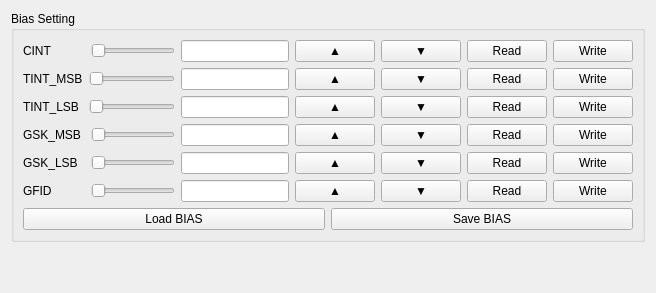
     <widget class="QWidget" name="tabDetector">
      <attribute name="title">
       <string>Detector</string>
      </attribute>
      <layout class="QVBoxLayout" name="verticalLayout">
       <item>
        <widget class="QGroupBox" name="groupBias">
         <property name="sizePolicy">
          <sizepolicy hsizetype="Preferred" vsizetype="Preferred">
           <horstretch>0</horstretch>
           <verstretch>0</verstretch>
          </sizepolicy>
         </property>
         <property name="title">
          <string>Bias Setting</string>
         </property>
         <layout class="QVBoxLayout" name="_11">
          <item>
           <layout class="QHBoxLayout" name="_12">
            <item>
             <widget class="QLabel" name="label_6">
              <property name="text">
               <string>CINT          </string>
              </property>
             </widget>
            </item>
            <item>
             <widget class="QSlider" name="horizontalSlider_CINT">
              <property name="maximum">
               <number>255</number>
              </property>
              <property name="orientation">
               <enum>Qt::Horizontal</enum>
              </property>
             </widget>
            </item>
            <item>
             <widget class="QLineEdit" name="lineEdit_CINT">
              <property name="readOnly">
               <bool>false</bool>
              </property>
             </widget>
            </item>
            <item>
             <widget class="QPushButton" name="btn_CINT_countup">
              <property name="text">
               <string>▲</string>
              </property>
             </widget>
            </item>
            <item>
             <widget class="QPushButton" name="btn_CINT_countdown">
              <property name="text">
               <string>▼</string>
              </property>
             </widget>
            </item>
            <item>
             <widget class="QPushButton" name="btn_CINT_Read">
              <property name="text">
               <string>Read</string>
              </property>
             </widget>
            </item>
            <item>
             <widget class="QPushButton" name="btn_CINT_Write">
              <property name="text">
               <string>Write</string>
              </property>
             </widget>
            </item>
           </layout>
          </item>
          <item>
           <layout class="QHBoxLayout" name="_13">
            <item>
             <widget class="QLabel" name="label_7">
              <property name="text">
               <string>TINT_MSB</string>
              </property>
             </widget>
            </item>
            <item>
             <widget class="QSlider" name="horizontalSlider_TINT_MSB">
              <property name="maximum">
               <number>79</number>
              </property>
              <property name="orientation">
               <enum>Qt::Horizontal</enum>
              </property>
             </widget>
            </item>
            <item>
             <widget class="QLineEdit" name="lineEdit_TINT_MSB">
              <property name="readOnly">
               <bool>false</bool>
              </property>
             </widget>
            </item>
            <item>
             <widget class="QPushButton" name="btn_TINT_MSB_countup">
              <property name="text">
               <string>▲</string>
              </property>
             </widget>
            </item>
            <item>
             <widget class="QPushButton" name="btn_TINT_MSB_countdown">
              <property name="text">
               <string>▼</string>
              </property>
             </widget>
            </item>
            <item>
             <widget class="QPushButton" name="btn_TINT_MSB_Read">
              <property name="text">
               <string>Read</string>
              </property>
             </widget>
            </item>
            <item>
             <widget class="QPushButton" name="btn_TINT_MSB_Write">
              <property name="text">
               <string>Write</string>
              </property>
             </widget>
            </item>
           </layout>
          </item>
          <item>
           <layout class="QHBoxLayout" name="_14">
            <item>
             <widget class="QLabel" name="label_8">
              <property name="text">
               <string>TINT_LSB </string>
              </property>
             </widget>
            </item>
            <item>
             <widget class="QSlider" name="horizontalSlider_TINT_LSB">
              <property name="maximum">
               <number>255</number>
              </property>
              <property name="orientation">
               <enum>Qt::Horizontal</enum>
              </property>
             </widget>
            </item>
            <item>
             <widget class="QLineEdit" name="lineEdit_TINT_LSB">
              <property name="readOnly">
               <bool>false</bool>
              </property>
             </widget>
            </item>
            <item>
             <widget class="QPushButton" name="btn_TINT_LSB_countup">
              <property name="text">
               <string>▲</string>
              </property>
             </widget>
            </item>
            <item>
             <widget class="QPushButton" name="btn_TINT_LSB_countdown">
              <property name="text">
               <string>▼</string>
              </property>
             </widget>
            </item>
            <item>
             <widget class="QPushButton" name="btn_TINT_LSB_Read">
              <property name="text">
               <string>Read</string>
              </property>
             </widget>
            </item>
            <item>
             <widget class="QPushButton" name="btn_TINT_LSB_Write">
              <property name="text">
               <string>Write</string>
              </property>
             </widget>
            </item>
           </layout>
          </item>
          <item>
           <layout class="QHBoxLayout" name="_15">
            <item>
             <widget class="QLabel" name="label_9">
              <property name="text">
               <string>GSK_MSB </string>
              </property>
             </widget>
            </item>
            <item>
             <widget class="QSlider" name="horizontalSlider_GSK_MSB">
              <property name="minimum">
               <number>1</number>
              </property>
              <property name="maximum">
               <number>7</number>
              </property>
              <property name="orientation">
               <enum>Qt::Horizontal</enum>
              </property>
             </widget>
            </item>
            <item>
             <widget class="QLineEdit" name="lineEdit_GSK_MSB">
              <property name="readOnly">
               <bool>false</bool>
              </property>
             </widget>
            </item>
            <item>
             <widget class="QPushButton" name="btn_GSK_MSB_countup">
              <property name="text">
               <string>▲</string>
              </property>
             </widget>
            </item>
            <item>
             <widget class="QPushButton" name="btn_GSK_MSB_countdown">
              <property name="text">
               <string>▼</string>
              </property>
             </widget>
            </item>
            <item>
             <widget class="QPushButton" name="btn_GSK_MSB_Read">
              <property name="text">
               <string>Read</string>
              </property>
             </widget>
            </item>
            <item>
             <widget class="QPushButton" name="btn_GSK_MSB_Write">
              <property name="text">
               <string>Write</string>
              </property>
             </widget>
            </item>
           </layout>
          </item>
          <item>
           <layout class="QHBoxLayout" name="_16">
            <item>
             <widget class="QLabel" name="label_10">
              <property name="text">
               <string>GSK_LSB  </string>
              </property>
             </widget>
            </item>
            <item>
             <widget class="QSlider" name="horizontalSlider_GSK_LSB">
              <property name="maximum">
               <number>255</number>
              </property>
              <property name="orientation">
               <enum>Qt::Horizontal</enum>
              </property>
             </widget>
            </item>
            <item>
             <widget class="QLineEdit" name="lineEdit_GSK_LSB">
              <property name="readOnly">
               <bool>false</bool>
              </property>
             </widget>
            </item>
            <item>
             <widget class="QPushButton" name="btn_GSK_LSB_countup">
              <property name="text">
               <string>▲</string>
              </property>
             </widget>
            </item>
            <item>
             <widget class="QPushButton" name="btn_GSK_LSB_countdown">
              <property name="text">
               <string>▼</string>
              </property>
             </widget>
            </item>
            <item>
             <widget class="QPushButton" name="btn_GSK_LSB_Read">
              <property name="text">
               <string>Read</string>
              </property>
             </widget>
            </item>
            <item>
             <widget class="QPushButton" name="btn_GSK_LSB_Write">
              <property name="text">
               <string>Write</string>
              </property>
             </widget>
            </item>
           </layout>
          </item>
          <item>
           <layout class="QHBoxLayout" name="_17">
            <item>
             <widget class="QLabel" name="label_11">
              <property name="text">
               <string>GFID          </string>
              </property>
             </widget>
            </item>
            <item>
             <widget class="QSlider" name="horizontalSlider_GFID">
              <property name="maximum">
               <number>255</number>
              </property>
              <property name="orientation">
               <enum>Qt::Horizontal</enum>
              </property>
             </widget>
            </item>
            <item>
             <widget class="QLineEdit" name="lineEdit_GFID">
              <property name="readOnly">
               <bool>false</bool>
              </property>
             </widget>
            </item>
            <item>
             <widget class="QPushButton" name="btn_GFID_countup">
              <property name="text">
               <string>▲</string>
              </property>
             </widget>
            </item>
            <item>
             <widget class="QPushButton" name="btn_GFID_countdown">
              <property name="text">
               <string>▼</string>
              </property>
             </widget>
            </item>
            <item>
             <widget class="QPushButton" name="btn_GFID_Read">
              <property name="text">
               <string>Read</string>
              </property>
             </widget>
            </item>
            <item>
             <widget class="QPushButton" name="btn_GFID_Write">
              <property name="text">
               <string>Write</string>
              </property>
             </widget>
            </item>
           </layout>
          </item>
          <item>
           <layout class="QHBoxLayout" name="_18">
            <item>
             <widget class="QPushButton" name="btn_BIAS_Load">
              <property name="text">
               <string>Load BIAS</string>
              </property>
             </widget>
            </item>
            <item>
             <widget class="QPushButton" name="btn_BIAS_Save">
              <property name="text">
               <string>Save BIAS</string>
              </property>
             </widget>
            </item>
           </layout>
          </item>
         </layout>
        </widget>
       </item>
       <item>
        <spacer name="verticalSpacer">
         <property name="orientation">
          <enum>Qt::Vertical</enum>
         </property>
         <property name="sizeHint" stdset="0">
          <size>
           <width>20</width>
           <height>40</height>
          </size>
         </property>
        </spacer>
       </item>
      </layout>
     </widget>
